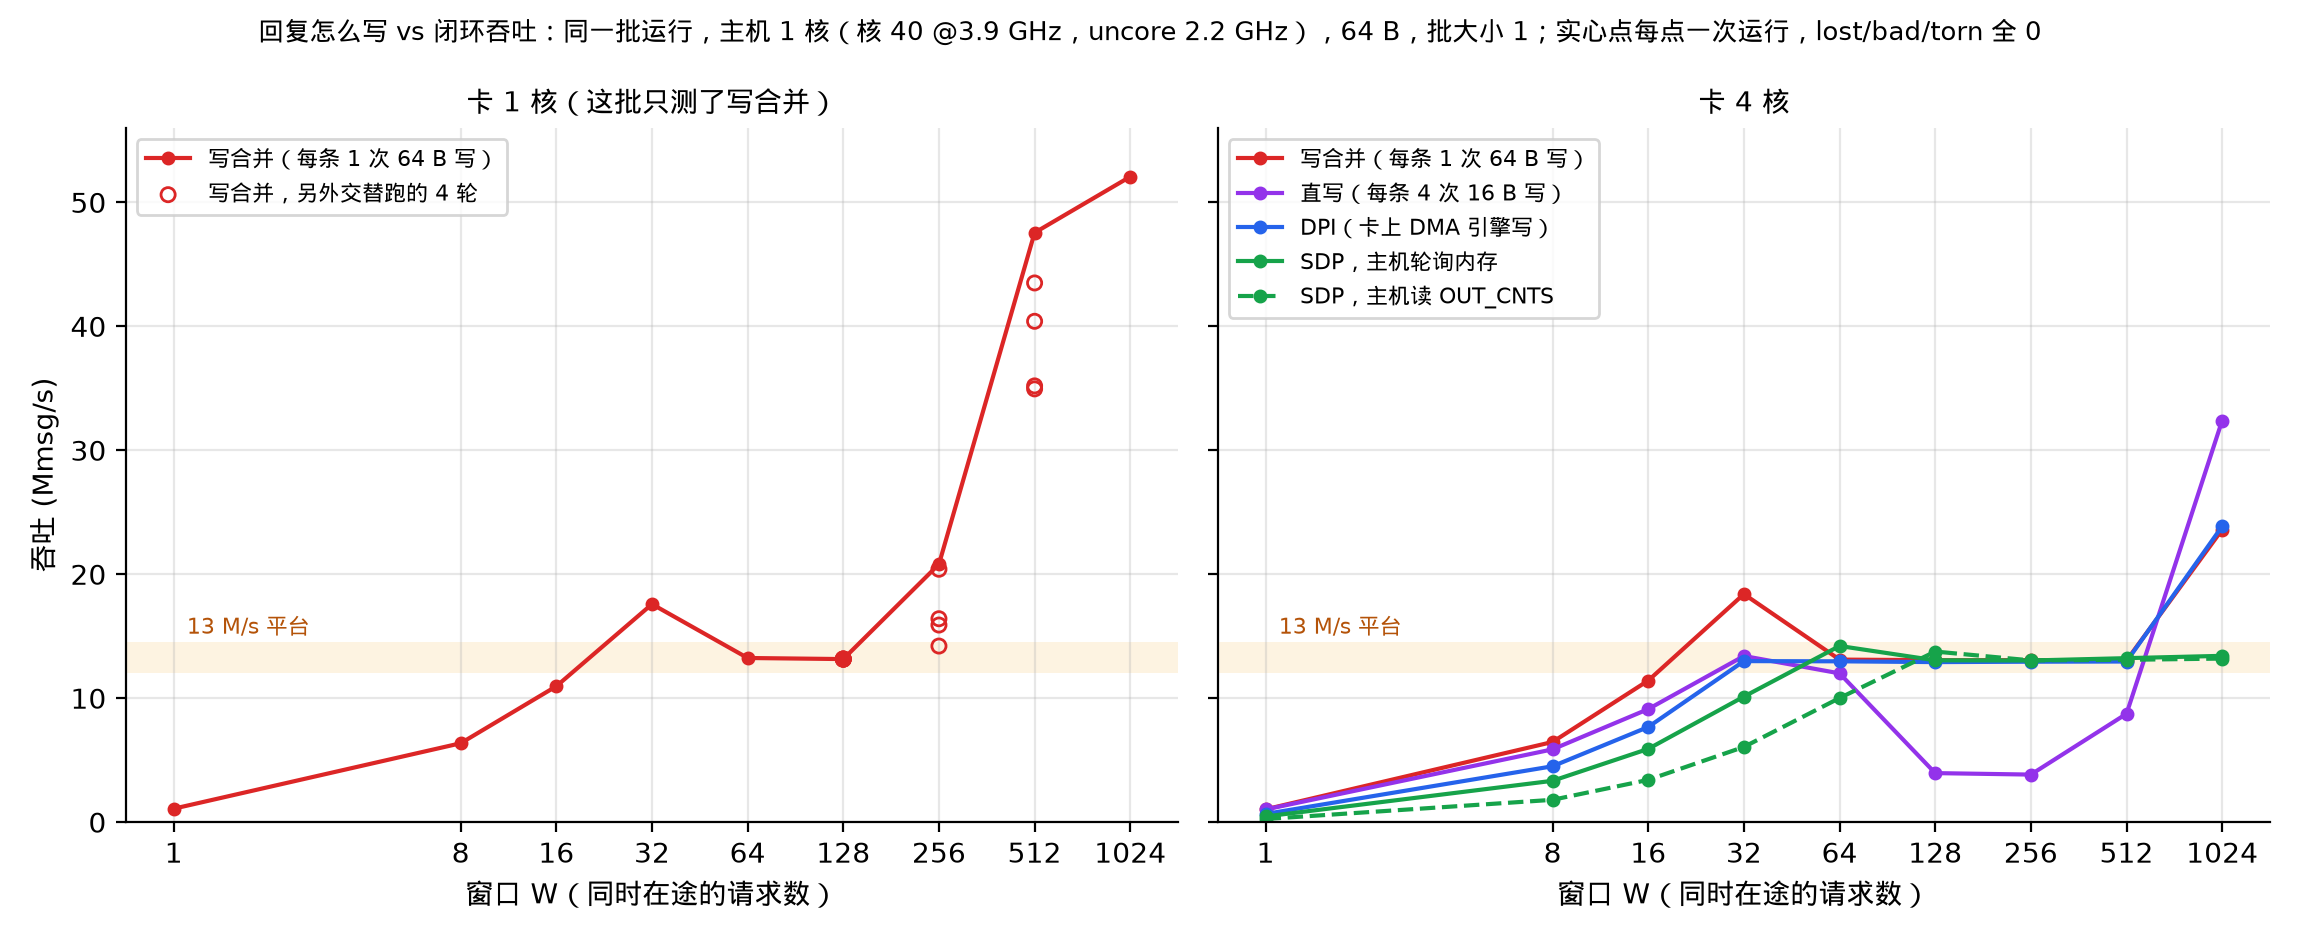

Here is the Python script that generated this plot:
"""MRV-44: does write-combining raise the closed loop? Throughput vs window W for each reply path,
card 1 core and card 4 cores side by side, from the same batch of runs (the `OFFICIAL` runs of
MRV-17: card /root/bench/inline_reflector of 2026-11-13, one fresh reflector per run; host
inline_pingpong of the MRV-17 change from the main checkout, cpu40 3.9 GHz, uncore 2.2 GHz; 64 B,
batch 1; one run per point). Only write-combining was run with 1 card core in that batch; its
hollow points are the `ALT` runs (same card program and arguments, the same host change rebuilt
at 01:07, W=128/256/512 in alternating order, 4 passes).

    uv run --with matplotlib python docs/figures/mrv-44-wc-vs-modes.py [runs.jsonl]
"""
import json
import re
import sys
from collections import defaultdict
from pathlib import Path

from mrvplot import plt, save

ROOT = Path(__file__).resolve().parents[2]
runs = Path(sys.argv[1]) if len(sys.argv) > 1 else ROOT / "logs/mrv17-2026-11-17/runs.jsonl"

CARD = "/root/bench/inline_reflector"
HOST = "/home/hongtao/dev/marvell/testbed/target/release/inline_pingpong"
# reply path -> (label, colour, line style); same colours as mrv-17-throughput-vs-w.py
PATHS = {
    "wc": ("写合并（每条 1 次 64 B 写）", "#dc2626", "-"),
    "store": ("直写（每条 4 次 16 B 写）", "#9333ea", "-"),
    "dpi": ("DPI（卡上 DMA 引擎写）", "#2563eb", "-"),
    "sdp mempoll": ("SDP，主机轮询内存", "#16a34a", "-"),
    "sdp outcnts": ("SDP，主机读 OUT_CNTS", "#16a34a", "--"),
}
CARD_ARGS = {"wc": "--store --store-wc", "store": "--store", "dpi": "--dma ", "sdp mempoll": "", "sdp outcnts": ""}


def ok(r):
    h = r["host"][0]
    assert r.get("rc", 0) == 0 and h["lost"] == h["bad"] == h["torn"] == 0, r["tag"]
    assert r["card_cmd"].split()[0] == CARD and r["host_cmd"].split()[0] == HOST, r["tag"]
    return h


sweep = defaultdict(dict)  # (path, card cores) -> {W: Mmsg/s}
alt = []  # (W, Mmsg/s), write-combining, card 1 core
for line in runs.read_text().splitlines():
    r = json.loads(line)
    if m := re.match(r"OFFICIAL (wc|store|dpi|sdp mempoll|sdp outcnts) n([14]) H1$", r["tag"]):
        h = ok(r)
        path, cores = m.group(1), int(m.group(2))
        args = r["card_cmd"].split(" -- ")[1].strip() if " -- " in r["card_cmd"] else ""
        assert args.startswith(CARD_ARGS[path]) and (path != "store" or "--store-wc" not in args), (r["tag"], args)
        assert ("rx_poll_mem=1" in r["host_cmd"]) == (path == "sdp mempoll"), r["tag"]
        assert f" -l {'3' if cores == 1 else '3-6'} " in r["card_cmd"], r["tag"]
        sweep[(path, cores)][int(h["window"])] = h["mmsg"]
    elif re.match(r"ALT wc n1 W\d+ pass\d$", r["tag"]):
        assert r["card_cmd"].split()[0] == CARD and r["card_cmd"].endswith("-- --store --store-wc") and " -l 3 " in r["card_cmd"]
        h = r["host"][0]
        assert r.get("rc", 0) == 0 and h["lost"] == h["bad"] == h["torn"] == 0, r["tag"]
        alt.append((int(h["window"]), h["mmsg"]))
assert len(alt) == 12 and all(len(v) == 9 for v in sweep.values()) and len(sweep) == 6, (len(alt), sweep.keys())

fig, (one, four) = plt.subplots(1, 2, figsize=(11.5, 4.7), sharey=True)
for ax, cores in ((one, 1), (four, 4)):
    ax.axhspan(12, 14.5, color="#f59e0b", alpha=0.12, lw=0)
    ax.text(1.1, 15.2, "13 M/s 平台", fontsize=8, color="#b45309")
    for path, (label, color, ls) in PATHS.items():
        if (path, cores) not in sweep:
            continue
        pts = sweep[(path, cores)]
        ws = sorted(pts)
        ax.plot(ws, [pts[w] for w in ws], marker="o", ms=4, color=color, linestyle=ls, label=label)
    ax.set_xscale("log", base=2)
    ax.set_xticks([1, 8, 16, 32, 64, 128, 256, 512, 1024], labels=["1", "8", "16", "32", "64", "128", "256", "512", "1024"])
    ax.set_xlabel("窗口 W（同时在途的请求数）")
    ax.set_ylim(0, 56)
one.scatter([w for w, _ in alt], [v for _, v in alt], s=26, facecolors="none", edgecolors="#dc2626", zorder=3,
            label="写合并，另外交替跑的 4 轮")
one.set_title("卡 1 核（这批只测了写合并）", fontsize=10)
four.set_title("卡 4 核", fontsize=10)
one.set_ylabel("吞吐 (Mmsg/s)")
one.legend(fontsize=8, loc="upper left")
four.legend(fontsize=8, loc="upper left")
fig.suptitle("回复怎么写 vs 闭环吞吐：同一批运行，主机 1 核（核 40 @3.9 GHz，uncore 2.2 GHz），64 B，批大小 1；"
             "实心点每点一次运行，lost/bad/torn 全 0", fontsize=9.5)
print(save(fig, "mrv-44-wc-vs-modes"))
